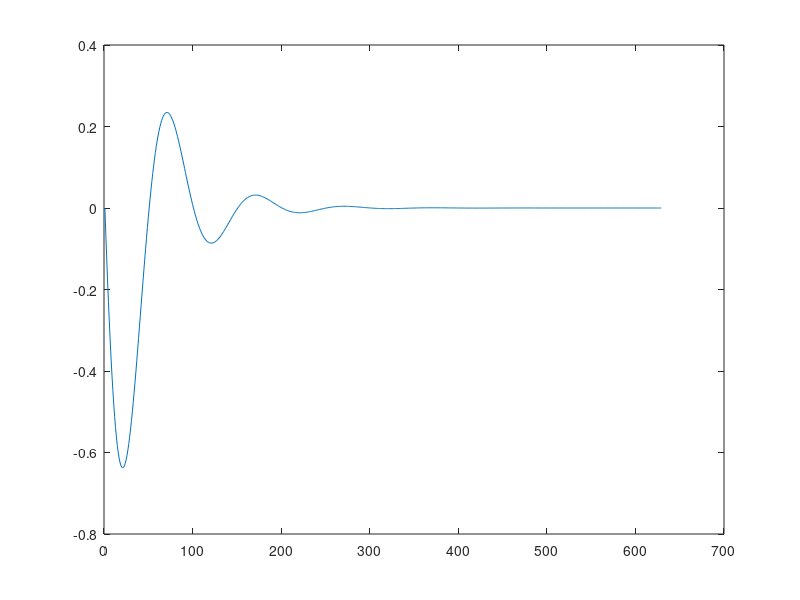

This chart was generated by the following MATLAB code:

% Sammy Robens-Paradise
% plot imaginary part of signal x(t) = e^[-2(1+j*pi)*t]
t=0:0.01:2*pi;
x=exp(-2*(1+1i*pi)*t);
im = imag(x);
plot(im);